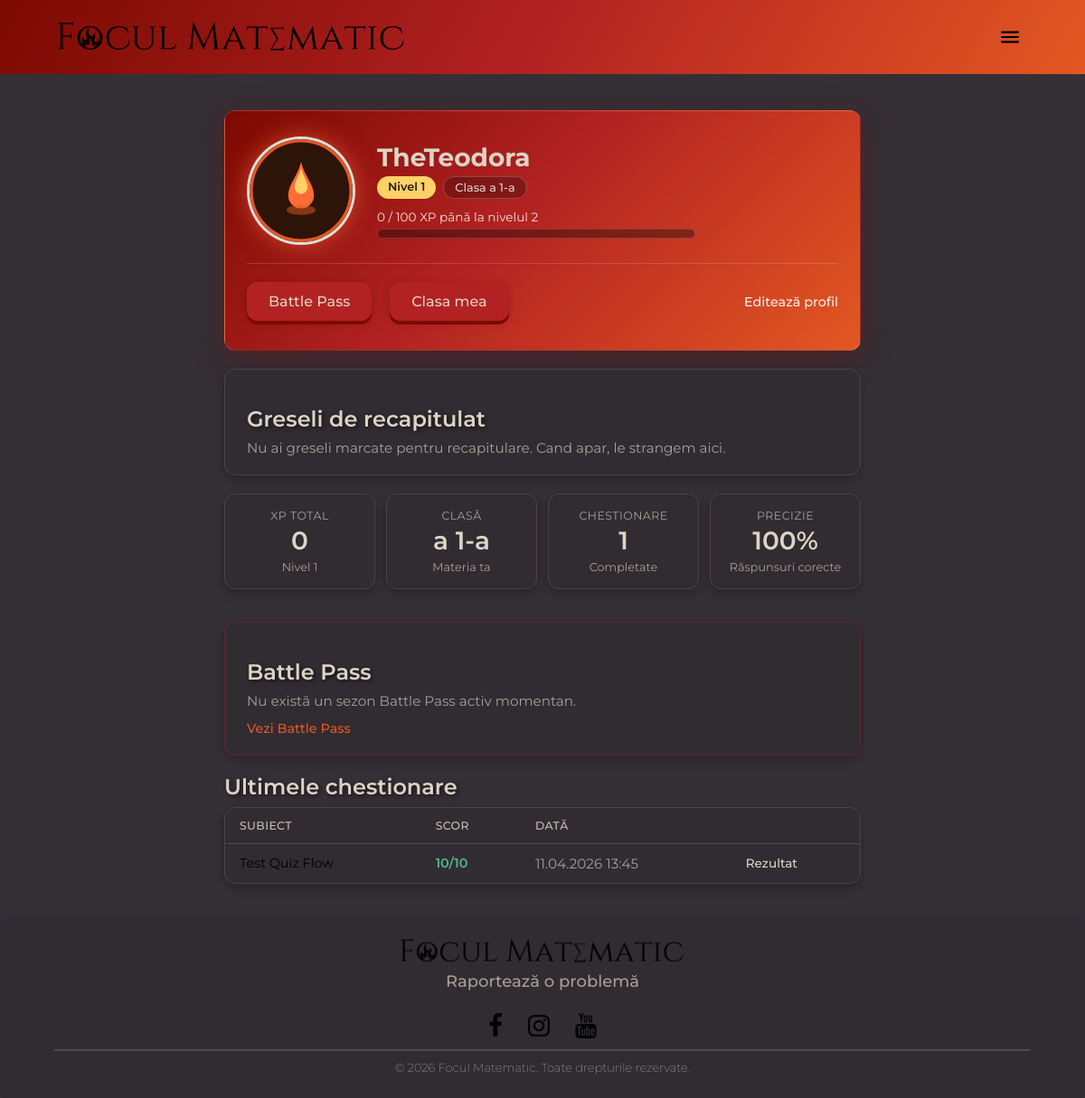
Page /accounts/profile/ (signed in) on the earlier database version.
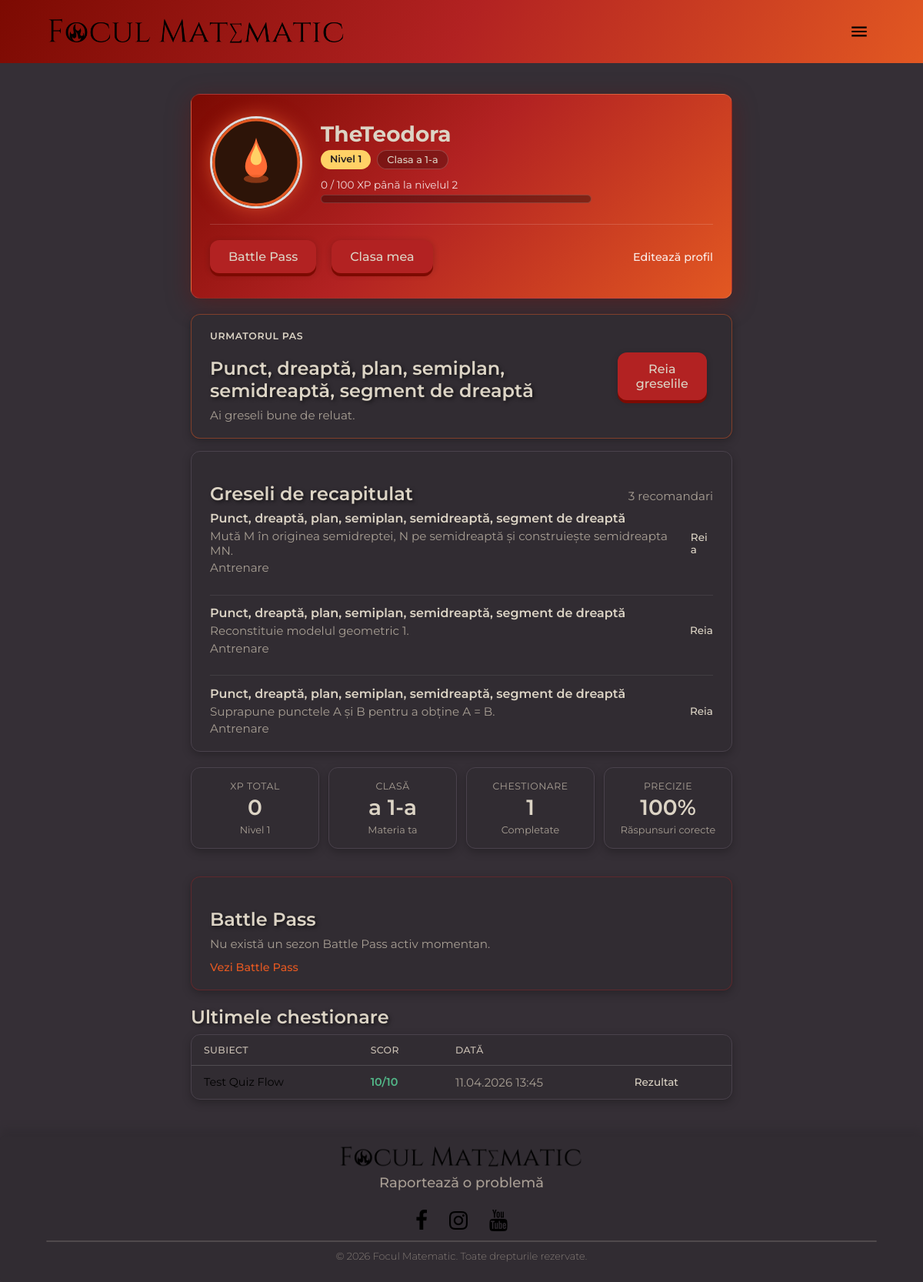
Same page on the later database version.
### quizzes/models.py (models this page shows, shortened)
class Quiz(models.Model):
    chapter = models.ForeignKey(
        Chapter,
        on_delete=models.CASCADE,
        related_name="topics",
        null=True,
        blank=True,
    )
    title = models.CharField(max_length=100)
    description = models.TextField(blank=True)
    difficulty = models.CharField(
        max_length=20,
        choices=[
            ("easy", "Ușor"),
            ("medium", "Mediu"),
            ("hard", "Greu"),
        ],
    )
    source_file = models.CharField(max_length=255, blank=True)
    class_levels = models.JSONField(default=list, blank=True)
    exam_slugs = models.JSONField(default=list, blank=True)
    order = models.PositiveIntegerField(default=0)
    class Meta:
        ordering = ["chapter__order", "order", "title"]

class QuizAttempt(models.Model):
    user = models.ForeignKey(User, on_delete=models.CASCADE)
    quiz = models.ForeignKey(Quiz, on_delete=models.CASCADE)
    score = models.IntegerField(default=0)
    max_score = models.IntegerField(default=0)
    created_at = models.DateTimeField(auto_now_add=True)

class Question(models.Model):
    FORMAT_GRID = "grid"
    FORMAT_TRUE_FALSE = "true_false"
    FORMAT_INTERACTIVE = "interactive"
    FORMAT_CHOICES = [
        (FORMAT_GRID, "Grilă"),
        (FORMAT_TRUE_FALSE, "Adevărat sau fals"),
        (FORMAT_INTERACTIVE, "Interactiv"),
    ]
    TYPE_MULTIPLE_CHOICE = "multiple_choice"
    TYPE_PARENTHESES_DRAG = "parentheses_drag"
    TYPE_COLUMN_ADDITION = "column_addition"
    TYPE_COLUMN_MULTIPLICATION = "column_multiplication"
    TYPE_COLUMN_DIVISION = "column_division"
    TYPE_COLUMN_SUBTRACTION = "column_subtraction"
    TYPE_MISSING_DIGITS = "missing_digits"
    TYPE_ERROR_SPOTTING = "error_spotting"
    TYPE_PARENTHESES_TARGET = "parentheses_target"
    TYPE_INPUT_OUTPUT = "input_output"
    TYPE_DIVISION_RELATION = "division_relation"
    TYPE_OPERATION_CHAIN = "operation_chain"
    TYPE_DIVISION_TABLE = "division_table"
    TYPE_NUMERIC_INPUT = "numeric_input"
    TYPE_FACTOR_BUILDER = "factor_builder"
    TYPE_FACTOR_ERROR = "factor_error"
    TYPE_FACTOR_MATCH = "factor_match"
    TYPE_POWER_BUILDER = "power_builder"
    TYPE_POWER_MATCH = "power_match"
    TYPE_POWER_TABLE = "power_table"
    TYPE_POWER_CYCLE = "power_cycle"
    TYPE_POWER_SQUARE = "power_square"
    TYPE_POWER_RULE_CHAIN = "power_rule_chain"
    TYPE_POWER_COMPARE = "power_compare"
    TYPE_POWER_ORDER = "power_order"
    TYPE_BASE_VALUES = "base_values"
    TYPE_BASE_MATCH = "base_match"
    TYPE_BINARY_TOGGLE = "binary_toggle"
    TYPE_BASE_ERROR = "base_error"
    TYPE_UNIT_REDUCTION = "unit_reduction"
    TYPE_COMPARISON_METHOD = "comparison_method"
    TYPE_FIGURATIVE_METHOD = "figurative_method"
    TYPE_REVERSE_METHOD = "reverse_method"
    TYPE_FALSE_HYPOTHESIS_METHOD = "false_hypothesis_method"
    TYPE_GEOMETRY_CANVAS = "geometry_canvas"
    TYPE_OPERATION_SEQUENCE = "operation_sequence"
    TYPE_OPERATION_WORKBENCH = "operation_workbench"
    TYPE_DIVISIBILITY_VALUES = "divisibility_values"
    TYPE_DIVISIBILITY_SELECT = "divisibility_select"
    TYPE_DIVISIBILITY_SORT = "divisibility_sort"
    TYPE_DIVISIBILITY_ERROR = "divisibility_error"
    TYPE_CRITERIA_TABLE = "criteria_table"
    TYPE_PRIME_WORKBENCH = "prime_workbench"
    TYPE_DECIMAL_WORKBENCH = "decimal_workbench"
    TYPE_STATISTICS_CHART = "statistics_chart"
    TYPE_ALGEBRA_WORKBENCH = "algebra_workbench"
    TYPE_FRACTION_VISUAL = "fraction_visual"
    TYPE_FRACTION_DOMINO = "fraction_domino"
    TYPE_FRACTION_COMPARE = "fraction_compare"
    TYPE_FRACTION_AXIS = "fraction_axis"
    TYPE_GCD_WORKBENCH = "gcd_workbench"
    TYPE_FRACTION_SCALE = "fraction_scale"
    TYPE_FRACTION_REDUCE_PATH = "fraction_reduce_path"
    TYPE_LCM_WORKBENCH = "lcm_workbench"
    TYPE_COMMON_DENOMINATOR = "common_denominator"
    TYPE_FRACTION_PRODUCT = "fraction_product"
    TYPE_FRACTION_DIVISION = "fraction_division"
    TYPE_FRACTION_POWER = "fraction_power"
    TYPE_FRACTION_PERCENT = "fraction_percent"
    TYPE_CHOICES = [
        (TYPE_MULTIPLE_CHOICE, "Grilă"),
        (TYPE_PARENTHESES_DRAG, "Plasează parantezele"),
        (TYPE_COLUMN_ADDITION, "Adunare în coloană"),
        (TYPE_COLUMN_MULTIPLICATION, "Înmulțire în coloană"),
        (TYPE_COLUMN_DIVISION, "Împărțire în coloană"),
        (TYPE_COLUMN_SUBTRACTION, "Scădere în coloană"),
        (TYPE_MISSING_DIGITS, "Completează cifrele lipsă"),
        (TYPE_ERROR_SPOTTING, "Detectează greșeala"),
        (TYPE_PARENTHESES_TARGET, "Paranteze pentru rezultat-țintă"),
        (TYPE_INPUT_OUTPUT, "Mașină intrare–ieșire"),
        (TYPE_DIVISION_RELATION, "Relația împărțirii"),
        (TYPE_OPERATION_CHAIN, "Lanț de operații"),
        (TYPE_DIVISION_TABLE, "Tabelul împărțirii"),
        (TYPE_NUMERIC_INPUT, "Răspuns numeric"),
        (TYPE_FACTOR_BUILDER, "Construiește factorizarea"),
        (TYPE_FACTOR_ERROR, "Detectează pasul greșit"),
        (TYPE_FACTOR_MATCH, "Potrivește forme echivalente"),
        (TYPE_POWER_BUILDER, "Construiește sau desfă puterea"),
        (TYPE_POWER_MATCH, "Potrivește formele unei puteri"),
        (TYPE_POWER_TABLE, "Completează tabelul puterilor"),
        (TYPE_POWER_CYCLE, "Ciclul ultimei cifre"),
        (TYPE_POWER_SQUARE, "Reprezentarea pătratului"),
        (TYPE_POWER_RULE_CHAIN, "Lanț de reguli pentru puteri"),
        (TYPE_POWER_COMPARE, "Compară două puteri"),
        (TYPE_POWER_ORDER, "Ordonează puteri"),
        (TYPE_BASE_VALUES, "Completează scrierea într-o bază"),
        (TYPE_BASE_MATCH, "Potrivește reprezentări în baze"),
        (TYPE_BINARY_TOGGLE, "Construiește numărul binar"),
        (TYPE_BASE_ERROR, "Detectează eroarea de conversie"),
        (TYPE_UNIT_REDUCTION, "Metoda reducerii la unitate"),
        (TYPE_COMPARISON_METHOD, "Metoda comparației"),
        (TYPE_FIGURATIVE_METHOD, "Metoda figurativă"),
        (TYPE_REVERSE_METHOD, "Metoda mersului invers"),
        (TYPE_FALSE_HYPOTHESIS_METHOD, "Metoda falsei ipoteze"),
        (TYPE_GEOMETRY_CANVAS, "Atelier geometric SVG"),
        (TYPE_OPERATION_SEQUENCE, "Construiește ordinea operațiilor"),
        (TYPE_OPERATION_WORKBENCH, "Calculează expresia pe etape"),
        (TYPE_DIVISIBILITY_VALUES, "Completează divizori și multipli"),
        (TYPE_DIVISIBILITY_SELECT, "Selectează divizori sau multipli"),
        (TYPE_DIVISIBILITY_SORT, "Sortează relații de divizibilitate"),
        (TYPE_DIVISIBILITY_ERROR, "Detectează eroarea de divizibilitate"),
        (TYPE_CRITERIA_TABLE, "Tabelul criteriilor de divizibilitate"),
        (TYPE_PRIME_WORKBENCH, "Atelierul numerelor prime"),
        (TYPE_DECIMAL_WORKBENCH, "Atelierul fracțiilor zecimale"),
        (TYPE_STATISTICS_CHART, "Atelier statistic cu grafice SVG"),
        (TYPE_ALGEBRA_WORKBENCH, "Atelier algebric"),
        (TYPE_FRACTION_VISUAL, "Construiește și reprezintă fracții"),
        (TYPE_FRACTION_DOMINO, "Domino cu fracții echivalente"),
        (TYPE_FRACTION_COMPARE, "Compară și ordonează fracții"),
        (TYPE_FRACTION_AXIS, "Fracții pe axa numerelor"),
        (TYPE_GCD_WORKBENCH, "Atelier pentru c.m.m.d.c."),
        (TYPE_FRACTION_SCALE, "Amplifică și simplifică fracții"),
        (TYPE_FRACTION_REDUCE_PATH, "Traseu spre fracția ireductibilă"),
        (TYPE_LCM_WORKBENCH, "Atelier pentru c.m.m.m.c."),
        (TYPE_COMMON_DENOMINATOR, "Adu fracțiile la același numitor"),
        (TYPE_FRACTION_PRODUCT, "Înmulțește fracții"),
        (TYPE_FRACTION_DIVISION, "Împarte fracții"),
        (TYPE_FRACTION_POWER, "Ridică fracții la putere"),
        (TYPE_FRACTION_PERCENT, "Calculează fracții și procente dintr-o cantitate"),
    ]
    quiz = models.ForeignKey(Quiz, on_delete=models.CASCADE, related_name="questions")
    order = models.PositiveIntegerField(default=0)
    text = models.TextField()
    points = models.IntegerField(default=10)
    explanation = models.TextField(blank=True)
    question_type = models.CharField(
        max_length=30,
        choices=TYPE_CHOICES,
        default=TYPE_MULTIPLE_CHOICE,
    )
    interactive_data = models.JSONField(default=dict, blank=True)
    format_tag = models.CharField(
        max_length=20,
        choices=FORMAT_CHOICES,
        default=FORMAT_GRID,
    )
    class Meta:
        ordering = ["order", "id"]

### accounts/views.py (the view)
# urls.py: path("profile/", views.profile_view, name="profile"),
@login_required
def profile_view(request):
    dashboard = get_profile_dashboard(request.user)
    return render(
        request,
        "accounts/profile.html",
        {"dashboard": dashboard},
    )

### accounts/avatars.py (called while the page is built)
def get_avatar_static_path(key: str) -> str:
    return AVATAR_IMAGES.get(key, AVATAR_IMAGES[DEFAULT_AVATAR_KEY])

### accounts/context_processors.py (called while the page is built)
def theme(request):
    return {}

### accounts/services.py (called while the page is built, shortened)
def xp_progress(profile) -> dict:
    xp_in_level = profile.xp % XP_PER_LEVEL
    return {
        "xp_in_level": xp_in_level,
        "xp_needed": XP_PER_LEVEL,
        "xp_to_next": XP_PER_LEVEL - xp_in_level,
        "next_level": profile.level + 1,
    }

def get_battlepass_preview(user) -> dict | None:
    from battlepass.services import get_battlepass_progress
    progress = get_battlepass_progress(user)
    season = progress["season"]
    profile = progress["profile"]
    if season is None:
        return None

### accounts/utils.py (called while the page is built)
def get_or_create_profile(user):
    profile, _ = Profile.objects.get_or_create(user=user)
    return profile

### battlepass/services.py (called while the page is built)
def get_active_season():
    today = timezone.localdate()
    return (
        BattlePassSeason.objects.filter(start_date__lte=today, end_date__gte=today)
        .order_by("-start_date")
        .first()
    )

### feedback/context_processors.py (called while the page is built)
def feedback_urls(request):
    return {
        "feedback_report_url": feedback_report_url(),
    }

### templates/accounts/profile.html (shortened to what the changed rows need)
{% extends "base.html" %}
{% load static %}
{% block content %}
<div class="page-content profile-page">
                    {% widthratio dashboard.xp_progress.xp_in_level dashboard.xp_progress.xp_needed 100 as pct %}
    {% if dashboard.next_learning_step %}
        <section class="card learning-next-card">
            <div class="learning-next-card__copy">
                <p class="learning-eyebrow">Urmatorul pas</p>
                <h2 class="profile-section-title">{{ dashboard.next_learning_step.title }}</h2>
                <p class="muted" style="margin:0;">{{ dashboard.next_learning_step.subtitle }}</p>
            </div>
            <a class="btn btn-press" href="{{ dashboard.next_learning_step.url }}">{{ dashboard.next_learning_step.action }}</a>
        </section>
    {% endif %}
    <section class="card learning-review-card">
        <div class="learning-review-card__header">
            <h2 class="profile-section-title">Greseli de recapitulat</h2>
            {% if dashboard.mistake_review_items %}
                <span class="muted">{{ dashboard.mistake_review_items|length }} recomandari</span>
            {% endif %}
        </div>
        {% if dashboard.mistake_review_items %}
            <div class="learning-review-list">
                {% for item in dashboard.mistake_review_items %}
                    <article class="learning-review-item">
                        <div>
                            <p class="learning-review-item__topic">{{ item.topic.title }}</p>
                            <p class="muted learning-review-item__question">{{ item.question.text|truncatechars:120 }}</p>
                            <p class="muted learning-review-item__reason">{{ item.reason }}</p>
                        </div>
                        <a class="profile-activity-link" href="{{ item.url }}">Reia</a>
                    </article>
                {% endfor %}
            </div>
        {% else %}
            <p class="muted" style="margin:0;">Nu ai greseli marcate pentru recapitulare. Cand apar, le strangem aici.</p>
        {% endif %}
    </section>
    <section class="card profile-bp-preview">
        <h2 class="profile-section-title">Battle Pass</h2>
    </section>
    <section class="profile-activity">
        <h2 class="profile-section-title">Ultimele chestionare</h2>
        {% if dashboard.recent_activities %}
            <div class="card profile-activity-wrap">
                <table class="profile-activity-table">
                    <thead>
                        <tr>
                            <th>Subiect</th>
                            <th>Scor</th>
                            <th>Dată</th>
                            <th></th>
                        </tr>
                    </thead>
                    <tbody>
                        {% for activity in dashboard.recent_activities %}
                            <tr>
                                <td>{{ activity.title }}</td>
                                <td>
                                    <span class="profile-score{% if activity.score == activity.max_score %} profile-score--perfect{% else %} profile-score--partial{% endif %}">
                                        {{ activity.score }}/{{ activity.max_score }}
                                    </span>
                                </td>
                                <td class="muted">{{ activity.when|date:"d.m.Y H:i" }}</td>
                                <td><a class="profile-activity-link" href="{{ activity.result_url }}">Rezultat</a></td>
                            </tr>
                        {% endfor %}
                    </tbody>
                </table>
            </div>
        {% endif %}
    </section>
</div>
{% endblock %}

Differences in the rows shown:
now on this page (row edited): Quiz: next_learning_step "Punct, dreaptă, plan, semiplan, semidreaptă, segment de dreaptă"
added Question: topic "Punct, dreaptă, plan, semiplan, semidreaptă, segment de dreaptă", question.text "Mută M în originea semidreptei, N pe semidreaptă și construiește semidreapta MN.", reason "Antrenare"
added Question: topic "Punct, dreaptă, plan, semiplan, semidreaptă, segment de dreaptă", question.text "Reconstituie modelul geometric 1.", reason "Antrenare"
added Question: topic "Punct, dreaptă, plan, semiplan, semidreaptă, segment de dreaptă", question.text "Suprapune punctele A și B pentru a obține A = B.", reason "Antrenare"
Other differences:
{{ dashboard.next_learning_step.subtitle }}: (not shown) → "Ai greseli bune de reluat."
{{ dashboard.next_learning_step.action }}: (not shown) → "Reia greselile"
{{ dashboard.mistake_review_items|length }}: (not shown) → "3"
text no longer shown: "Nu ai greseli marcate pentru recapitulare. Cand apar, le strangem aici."
text now shown: "URMATORUL PAS recomandari"
